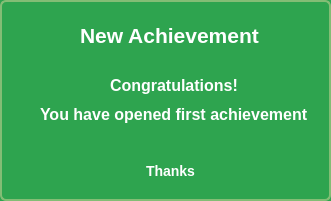
      <widget class="QGroupBox" name="groupBox_8">
       <property name="enabled">
        <bool>true</bool>
       </property>
       <property name="geometry">
        <rect>
         <x>12</x>
         <y>181</y>
         <width>331</width>
         <height>201</height>
        </rect>
       </property>
       <property name="focusPolicy">
        <enum>Qt::ClickFocus</enum>
       </property>
       <property name="styleSheet">
        <string notr="true">QGroupBox {
  background-color: #2ea44f;
  border: 2px solid #83BD75;
  border-radius: 6px;
  color: #fff;
  font-family: -apple-system,system-ui,&quot;Segoe UI&quot;,Helvetica,Arial,sans-serif,&quot;Apple Color Emoji&quot;,&quot;Segoe UI Emoji&quot;;
  font-size: 8px;
  font-weight: 600;
  line-height: 20px;
  padding: 6px 16px;
  position: relative;
  text-align: center;
  text-decoration: none;
  vertical-align: middle;
  white-space: nowrap;
padding: 0px;
}

QGroupBox:focus:not(:focus-visible):not(.focus-visible) {
  box-shadow: none;
  outline: none;
}

QGroupBox:hover {
  background-color: #2c974b;
}

QGroupBox:disabled {
  background-color: #94d3a2;
  /*border-color: rgba(27, 31, 35, .1);*/
border:2px solid #000000;
  color: rgba(255, 255, 255, .8);
}
QGroupBox:active {
  background-color: #298e46;
}</string>
       </property>
       <property name="title">
        <string/>
       </property>
       <widget class="QLabel" name="label_25">
        <property name="geometry">
         <rect>
          <x>40</x>
          <y>80</y>
          <width>291</width>
          <height>51</height>
         </rect>
        </property>
        <property name="font">
         <font>
          <pointsize>12</pointsize>
          <bold>true</bold>
         </font>
        </property>
        <property name="styleSheet">
         <string notr="true">border: medium none;
background: transparent;
font-align: center;
  color: #fff;
margin: 0px;
</string>
        </property>
        <property name="text">
         <string> 
You have opened first achievement</string>
        </property>
       </widget>
       <widget class="QPushButton" name="pushButton_9">
        <property name="geometry">
         <rect>
          <x>130</x>
          <y>160</y>
          <width>81</width>
          <height>21</height>
         </rect>
        </property>
        <property name="styleSheet">
         <string notr="true">
/* CSS */
QPushButton {
  background-color: #2ea44f;
  border: 1px solid rgba(27, 31, 35, .15);
  border-radius: 6px;
  color: #fff;
  font-family: -apple-system,system-ui,&quot;Segoe UI&quot;,Helvetica,Arial,sans-serif,&quot;Apple Color Emoji&quot;,&quot;Segoe UI Emoji&quot;;
  font-size: 14px;
  font-weight: 600;
  line-height: 20px;
  padding: 6px 16px;
  position: relative;
  text-align: center;
  text-decoration: none;
  vertical-align: middle;
  white-space: nowrap;
padding:0px;
}

QPushButton:hover {
  background-color: #2c974b;
}

QPushButton:disabled {
  background-color: #94d3a2;
  border-color: rgba(27, 31, 35, .1);
  color: rgba(255, 255, 255, .8);
}

QPushButton:active {
  background-color: #298e46;
}</string>
        </property>
        <property name="text">
         <string>Thanks</string>
        </property>
       </widget>
       <widget class="QLabel" name="label_26">
        <property name="geometry">
         <rect>
          <x>80</x>
          <y>20</y>
          <width>241</width>
          <height>31</height>
         </rect>
        </property>
        <property name="font">
         <font>
          <pointsize>16</pointsize>
          <bold>true</bold>
         </font>
        </property>
        <property name="styleSheet">
         <string notr="true">border: medium none;
background: transparent;
font-align: center;
  color: #fff;
</string>
        </property>
        <property name="text">
         <string>New Achievement</string>
        </property>
       </widget>
       <widget class="QLabel" name="label_27">
        <property name="geometry">
         <rect>
          <x>110</x>
          <y>60</y>
          <width>221</width>
          <height>51</height>
         </rect>
        </property>
        <property name="font">
         <font>
          <pointsize>12</pointsize>
          <bold>true</bold>
         </font>
        </property>
        <property name="styleSheet">
         <string notr="true">border: medium none;
background: transparent;
font-align: center;
  color: #fff;
margin: 0px;
</string>
        </property>
        <property name="text">
         <string>Congratulations!</string>
        </property>
       </widget>
      </widget>
